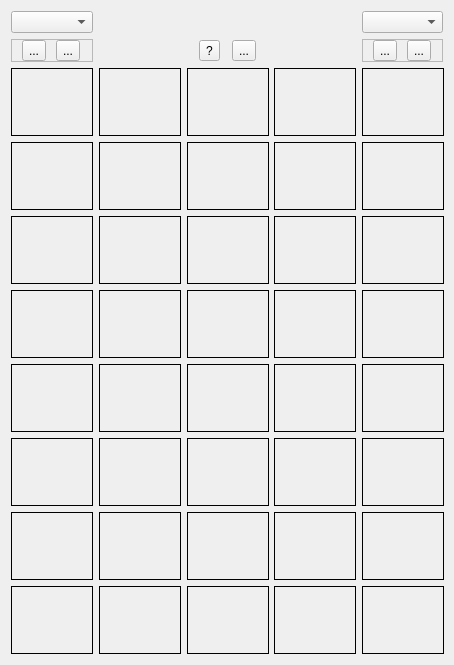
<?xml version="1.0" encoding="UTF-8"?>
<ui version="4.0">
 <class>MutationWidget</class>
 <widget class="QWidget" name="MutationWidget">
  <property name="geometry">
   <rect>
    <x>0</x>
    <y>0</y>
    <width>454</width>
    <height>666</height>
   </rect>
  </property>
  <property name="windowTitle">
   <string>Mutations</string>
  </property>
  <layout class="QGridLayout" name="gridLayout">
   <property name="sizeConstraint">
    <enum>QLayout::SetMaximumSize</enum>
   </property>
   <item row="2" column="0">
    <widget class="MutationPreviewWidget" name="label_a1">
     <property name="sizePolicy">
      <sizepolicy hsizetype="Fixed" vsizetype="Fixed">
       <horstretch>0</horstretch>
       <verstretch>0</verstretch>
      </sizepolicy>
     </property>
     <property name="minimumSize">
      <size>
       <width>82</width>
       <height>68</height>
      </size>
     </property>
     <property name="maximumSize">
      <size>
       <width>82</width>
       <height>68</height>
      </size>
     </property>
     <property name="acceptDrops">
      <bool>true</bool>
     </property>
     <property name="frameShape">
      <enum>QFrame::Box</enum>
     </property>
     <property name="text">
      <string/>
     </property>
    </widget>
   </item>
   <item row="2" column="1">
    <widget class="MutationPreviewWidget" name="label_c11">
     <property name="sizePolicy">
      <sizepolicy hsizetype="Fixed" vsizetype="Fixed">
       <horstretch>0</horstretch>
       <verstretch>0</verstretch>
      </sizepolicy>
     </property>
     <property name="minimumSize">
      <size>
       <width>82</width>
       <height>68</height>
      </size>
     </property>
     <property name="maximumSize">
      <size>
       <width>82</width>
       <height>68</height>
      </size>
     </property>
     <property name="frameShape">
      <enum>QFrame::Box</enum>
     </property>
     <property name="text">
      <string/>
     </property>
    </widget>
   </item>
   <item row="2" column="2">
    <widget class="MutationPreviewWidget" name="label_c12">
     <property name="sizePolicy">
      <sizepolicy hsizetype="Fixed" vsizetype="Fixed">
       <horstretch>0</horstretch>
       <verstretch>0</verstretch>
      </sizepolicy>
     </property>
     <property name="minimumSize">
      <size>
       <width>82</width>
       <height>68</height>
      </size>
     </property>
     <property name="maximumSize">
      <size>
       <width>82</width>
       <height>68</height>
      </size>
     </property>
     <property name="frameShape">
      <enum>QFrame::Box</enum>
     </property>
     <property name="text">
      <string/>
     </property>
    </widget>
   </item>
   <item row="2" column="3">
    <widget class="MutationPreviewWidget" name="label_c13">
     <property name="sizePolicy">
      <sizepolicy hsizetype="Fixed" vsizetype="Fixed">
       <horstretch>0</horstretch>
       <verstretch>0</verstretch>
      </sizepolicy>
     </property>
     <property name="minimumSize">
      <size>
       <width>82</width>
       <height>68</height>
      </size>
     </property>
     <property name="maximumSize">
      <size>
       <width>82</width>
       <height>68</height>
      </size>
     </property>
     <property name="frameShape">
      <enum>QFrame::Box</enum>
     </property>
     <property name="text">
      <string/>
     </property>
    </widget>
   </item>
   <item row="2" column="4">
    <widget class="MutationPreviewWidget" name="label_b1">
     <property name="sizePolicy">
      <sizepolicy hsizetype="Fixed" vsizetype="Fixed">
       <horstretch>0</horstretch>
       <verstretch>0</verstretch>
      </sizepolicy>
     </property>
     <property name="minimumSize">
      <size>
       <width>82</width>
       <height>68</height>
      </size>
     </property>
     <property name="maximumSize">
      <size>
       <width>82</width>
       <height>68</height>
      </size>
     </property>
     <property name="acceptDrops">
      <bool>true</bool>
     </property>
     <property name="frameShape">
      <enum>QFrame::Box</enum>
     </property>
     <property name="text">
      <string/>
     </property>
    </widget>
   </item>
   <item row="3" column="0">
    <widget class="MutationPreviewWidget" name="label_a2">
     <property name="sizePolicy">
      <sizepolicy hsizetype="Fixed" vsizetype="Fixed">
       <horstretch>0</horstretch>
       <verstretch>0</verstretch>
      </sizepolicy>
     </property>
     <property name="minimumSize">
      <size>
       <width>82</width>
       <height>68</height>
      </size>
     </property>
     <property name="maximumSize">
      <size>
       <width>82</width>
       <height>68</height>
      </size>
     </property>
     <property name="frameShape">
      <enum>QFrame::Box</enum>
     </property>
     <property name="text">
      <string/>
     </property>
    </widget>
   </item>
   <item row="3" column="1">
    <widget class="MutationPreviewWidget" name="label_c21">
     <property name="sizePolicy">
      <sizepolicy hsizetype="Fixed" vsizetype="Fixed">
       <horstretch>0</horstretch>
       <verstretch>0</verstretch>
      </sizepolicy>
     </property>
     <property name="minimumSize">
      <size>
       <width>82</width>
       <height>68</height>
      </size>
     </property>
     <property name="maximumSize">
      <size>
       <width>82</width>
       <height>68</height>
      </size>
     </property>
     <property name="frameShape">
      <enum>QFrame::Box</enum>
     </property>
     <property name="text">
      <string/>
     </property>
    </widget>
   </item>
   <item row="3" column="2">
    <widget class="MutationPreviewWidget" name="label_c22">
     <property name="sizePolicy">
      <sizepolicy hsizetype="Fixed" vsizetype="Fixed">
       <horstretch>0</horstretch>
       <verstretch>0</verstretch>
      </sizepolicy>
     </property>
     <property name="minimumSize">
      <size>
       <width>82</width>
       <height>68</height>
      </size>
     </property>
     <property name="maximumSize">
      <size>
       <width>82</width>
       <height>68</height>
      </size>
     </property>
     <property name="frameShape">
      <enum>QFrame::Box</enum>
     </property>
     <property name="text">
      <string/>
     </property>
    </widget>
   </item>
   <item row="3" column="3">
    <widget class="MutationPreviewWidget" name="label_c23">
     <property name="sizePolicy">
      <sizepolicy hsizetype="Fixed" vsizetype="Fixed">
       <horstretch>0</horstretch>
       <verstretch>0</verstretch>
      </sizepolicy>
     </property>
     <property name="minimumSize">
      <size>
       <width>82</width>
       <height>68</height>
      </size>
     </property>
     <property name="maximumSize">
      <size>
       <width>82</width>
       <height>68</height>
      </size>
     </property>
     <property name="frameShape">
      <enum>QFrame::Box</enum>
     </property>
     <property name="text">
      <string/>
     </property>
    </widget>
   </item>
   <item row="3" column="4">
    <widget class="MutationPreviewWidget" name="label_b2">
     <property name="sizePolicy">
      <sizepolicy hsizetype="Fixed" vsizetype="Fixed">
       <horstretch>0</horstretch>
       <verstretch>0</verstretch>
      </sizepolicy>
     </property>
     <property name="minimumSize">
      <size>
       <width>82</width>
       <height>68</height>
      </size>
     </property>
     <property name="maximumSize">
      <size>
       <width>82</width>
       <height>68</height>
      </size>
     </property>
     <property name="frameShape">
      <enum>QFrame::Box</enum>
     </property>
     <property name="text">
      <string/>
     </property>
    </widget>
   </item>
   <item row="4" column="0">
    <widget class="MutationPreviewWidget" name="label_a3">
     <property name="sizePolicy">
      <sizepolicy hsizetype="Fixed" vsizetype="Fixed">
       <horstretch>0</horstretch>
       <verstretch>0</verstretch>
      </sizepolicy>
     </property>
     <property name="minimumSize">
      <size>
       <width>82</width>
       <height>68</height>
      </size>
     </property>
     <property name="maximumSize">
      <size>
       <width>82</width>
       <height>68</height>
      </size>
     </property>
     <property name="frameShape">
      <enum>QFrame::Box</enum>
     </property>
     <property name="text">
      <string/>
     </property>
    </widget>
   </item>
   <item row="4" column="1">
    <widget class="MutationPreviewWidget" name="label_c31">
     <property name="sizePolicy">
      <sizepolicy hsizetype="Fixed" vsizetype="Fixed">
       <horstretch>0</horstretch>
       <verstretch>0</verstretch>
      </sizepolicy>
     </property>
     <property name="minimumSize">
      <size>
       <width>82</width>
       <height>68</height>
      </size>
     </property>
     <property name="maximumSize">
      <size>
       <width>82</width>
       <height>68</height>
      </size>
     </property>
     <property name="frameShape">
      <enum>QFrame::Box</enum>
     </property>
     <property name="text">
      <string/>
     </property>
    </widget>
   </item>
   <item row="4" column="2">
    <widget class="MutationPreviewWidget" name="label_c32">
     <property name="sizePolicy">
      <sizepolicy hsizetype="Fixed" vsizetype="Fixed">
       <horstretch>0</horstretch>
       <verstretch>0</verstretch>
      </sizepolicy>
     </property>
     <property name="minimumSize">
      <size>
       <width>82</width>
       <height>68</height>
      </size>
     </property>
     <property name="maximumSize">
      <size>
       <width>82</width>
       <height>68</height>
      </size>
     </property>
     <property name="frameShape">
      <enum>QFrame::Box</enum>
     </property>
     <property name="text">
      <string/>
     </property>
    </widget>
   </item>
   <item row="4" column="3">
    <widget class="MutationPreviewWidget" name="label_c33">
     <property name="sizePolicy">
      <sizepolicy hsizetype="Fixed" vsizetype="Fixed">
       <horstretch>0</horstretch>
       <verstretch>0</verstretch>
      </sizepolicy>
     </property>
     <property name="minimumSize">
      <size>
       <width>82</width>
       <height>68</height>
      </size>
     </property>
     <property name="maximumSize">
      <size>
       <width>82</width>
       <height>68</height>
      </size>
     </property>
     <property name="frameShape">
      <enum>QFrame::Box</enum>
     </property>
     <property name="text">
      <string/>
     </property>
    </widget>
   </item>
   <item row="4" column="4">
    <widget class="MutationPreviewWidget" name="label_b3">
     <property name="sizePolicy">
      <sizepolicy hsizetype="Fixed" vsizetype="Fixed">
       <horstretch>0</horstretch>
       <verstretch>0</verstretch>
      </sizepolicy>
     </property>
     <property name="minimumSize">
      <size>
       <width>82</width>
       <height>68</height>
      </size>
     </property>
     <property name="maximumSize">
      <size>
       <width>82</width>
       <height>68</height>
      </size>
     </property>
     <property name="frameShape">
      <enum>QFrame::Box</enum>
     </property>
     <property name="text">
      <string/>
     </property>
    </widget>
   </item>
   <item row="5" column="0">
    <widget class="MutationPreviewWidget" name="label_a4">
     <property name="sizePolicy">
      <sizepolicy hsizetype="Fixed" vsizetype="Fixed">
       <horstretch>0</horstretch>
       <verstretch>0</verstretch>
      </sizepolicy>
     </property>
     <property name="minimumSize">
      <size>
       <width>82</width>
       <height>68</height>
      </size>
     </property>
     <property name="maximumSize">
      <size>
       <width>82</width>
       <height>68</height>
      </size>
     </property>
     <property name="frameShape">
      <enum>QFrame::Box</enum>
     </property>
     <property name="text">
      <string/>
     </property>
    </widget>
   </item>
   <item row="5" column="1">
    <widget class="MutationPreviewWidget" name="label_c41">
     <property name="sizePolicy">
      <sizepolicy hsizetype="Fixed" vsizetype="Fixed">
       <horstretch>0</horstretch>
       <verstretch>0</verstretch>
      </sizepolicy>
     </property>
     <property name="minimumSize">
      <size>
       <width>82</width>
       <height>68</height>
      </size>
     </property>
     <property name="maximumSize">
      <size>
       <width>82</width>
       <height>68</height>
      </size>
     </property>
     <property name="frameShape">
      <enum>QFrame::Box</enum>
     </property>
     <property name="text">
      <string/>
     </property>
    </widget>
   </item>
   <item row="5" column="2">
    <widget class="MutationPreviewWidget" name="label_c42">
     <property name="sizePolicy">
      <sizepolicy hsizetype="Fixed" vsizetype="Fixed">
       <horstretch>0</horstretch>
       <verstretch>0</verstretch>
      </sizepolicy>
     </property>
     <property name="minimumSize">
      <size>
       <width>82</width>
       <height>68</height>
      </size>
     </property>
     <property name="maximumSize">
      <size>
       <width>82</width>
       <height>68</height>
      </size>
     </property>
     <property name="frameShape">
      <enum>QFrame::Box</enum>
     </property>
     <property name="text">
      <string/>
     </property>
    </widget>
   </item>
   <item row="5" column="3">
    <widget class="MutationPreviewWidget" name="label_c43">
     <property name="sizePolicy">
      <sizepolicy hsizetype="Fixed" vsizetype="Fixed">
       <horstretch>0</horstretch>
       <verstretch>0</verstretch>
      </sizepolicy>
     </property>
     <property name="minimumSize">
      <size>
       <width>82</width>
       <height>68</height>
      </size>
     </property>
     <property name="maximumSize">
      <size>
       <width>82</width>
       <height>68</height>
      </size>
     </property>
     <property name="frameShape">
      <enum>QFrame::Box</enum>
     </property>
     <property name="text">
      <string/>
     </property>
    </widget>
   </item>
   <item row="5" column="4">
    <widget class="MutationPreviewWidget" name="label_b4">
     <property name="sizePolicy">
      <sizepolicy hsizetype="Fixed" vsizetype="Fixed">
       <horstretch>0</horstretch>
       <verstretch>0</verstretch>
      </sizepolicy>
     </property>
     <property name="minimumSize">
      <size>
       <width>82</width>
       <height>68</height>
      </size>
     </property>
     <property name="maximumSize">
      <size>
       <width>82</width>
       <height>68</height>
      </size>
     </property>
     <property name="frameShape">
      <enum>QFrame::Box</enum>
     </property>
     <property name="text">
      <string/>
     </property>
    </widget>
   </item>
   <item row="6" column="0">
    <widget class="MutationPreviewWidget" name="label_a5">
     <property name="sizePolicy">
      <sizepolicy hsizetype="Fixed" vsizetype="Fixed">
       <horstretch>0</horstretch>
       <verstretch>0</verstretch>
      </sizepolicy>
     </property>
     <property name="minimumSize">
      <size>
       <width>82</width>
       <height>68</height>
      </size>
     </property>
     <property name="maximumSize">
      <size>
       <width>82</width>
       <height>68</height>
      </size>
     </property>
     <property name="frameShape">
      <enum>QFrame::Box</enum>
     </property>
     <property name="text">
      <string/>
     </property>
    </widget>
   </item>
   <item row="6" column="1">
    <widget class="MutationPreviewWidget" name="label_c51">
     <property name="sizePolicy">
      <sizepolicy hsizetype="Fixed" vsizetype="Fixed">
       <horstretch>0</horstretch>
       <verstretch>0</verstretch>
      </sizepolicy>
     </property>
     <property name="minimumSize">
      <size>
       <width>82</width>
       <height>68</height>
      </size>
     </property>
     <property name="maximumSize">
      <size>
       <width>82</width>
       <height>68</height>
      </size>
     </property>
     <property name="frameShape">
      <enum>QFrame::Box</enum>
     </property>
     <property name="text">
      <string/>
     </property>
    </widget>
   </item>
   <item row="6" column="2">
    <widget class="MutationPreviewWidget" name="label_c52">
     <property name="sizePolicy">
      <sizepolicy hsizetype="Fixed" vsizetype="Fixed">
       <horstretch>0</horstretch>
       <verstretch>0</verstretch>
      </sizepolicy>
     </property>
     <property name="minimumSize">
      <size>
       <width>82</width>
       <height>68</height>
      </size>
     </property>
     <property name="maximumSize">
      <size>
       <width>82</width>
       <height>68</height>
      </size>
     </property>
     <property name="frameShape">
      <enum>QFrame::Box</enum>
     </property>
     <property name="text">
      <string/>
     </property>
    </widget>
   </item>
   <item row="6" column="3">
    <widget class="MutationPreviewWidget" name="label_c53">
     <property name="sizePolicy">
      <sizepolicy hsizetype="Fixed" vsizetype="Fixed">
       <horstretch>0</horstretch>
       <verstretch>0</verstretch>
      </sizepolicy>
     </property>
     <property name="minimumSize">
      <size>
       <width>82</width>
       <height>68</height>
      </size>
     </property>
     <property name="maximumSize">
      <size>
       <width>82</width>
       <height>68</height>
      </size>
     </property>
     <property name="frameShape">
      <enum>QFrame::Box</enum>
     </property>
     <property name="text">
      <string/>
     </property>
    </widget>
   </item>
   <item row="6" column="4">
    <widget class="MutationPreviewWidget" name="label_b5">
     <property name="sizePolicy">
      <sizepolicy hsizetype="Fixed" vsizetype="Fixed">
       <horstretch>0</horstretch>
       <verstretch>0</verstretch>
      </sizepolicy>
     </property>
     <property name="minimumSize">
      <size>
       <width>82</width>
       <height>68</height>
      </size>
     </property>
     <property name="maximumSize">
      <size>
       <width>82</width>
       <height>68</height>
      </size>
     </property>
     <property name="frameShape">
      <enum>QFrame::Box</enum>
     </property>
     <property name="text">
      <string/>
     </property>
    </widget>
   </item>
   <item row="7" column="0">
    <widget class="MutationPreviewWidget" name="label_a6">
     <property name="sizePolicy">
      <sizepolicy hsizetype="Fixed" vsizetype="Fixed">
       <horstretch>0</horstretch>
       <verstretch>0</verstretch>
      </sizepolicy>
     </property>
     <property name="minimumSize">
      <size>
       <width>82</width>
       <height>68</height>
      </size>
     </property>
     <property name="maximumSize">
      <size>
       <width>82</width>
       <height>68</height>
      </size>
     </property>
     <property name="frameShape">
      <enum>QFrame::Box</enum>
     </property>
     <property name="text">
      <string/>
     </property>
    </widget>
   </item>
   <item row="7" column="1">
    <widget class="MutationPreviewWidget" name="label_c61">
     <property name="sizePolicy">
      <sizepolicy hsizetype="Fixed" vsizetype="Fixed">
       <horstretch>0</horstretch>
       <verstretch>0</verstretch>
      </sizepolicy>
     </property>
     <property name="minimumSize">
      <size>
       <width>82</width>
       <height>68</height>
      </size>
     </property>
     <property name="maximumSize">
      <size>
       <width>82</width>
       <height>68</height>
      </size>
     </property>
     <property name="frameShape">
      <enum>QFrame::Box</enum>
     </property>
     <property name="text">
      <string/>
     </property>
    </widget>
   </item>
   <item row="7" column="2">
    <widget class="MutationPreviewWidget" name="label_c62">
     <property name="sizePolicy">
      <sizepolicy hsizetype="Fixed" vsizetype="Fixed">
       <horstretch>0</horstretch>
       <verstretch>0</verstretch>
      </sizepolicy>
     </property>
     <property name="minimumSize">
      <size>
       <width>82</width>
       <height>68</height>
      </size>
     </property>
     <property name="maximumSize">
      <size>
       <width>82</width>
       <height>68</height>
      </size>
     </property>
     <property name="frameShape">
      <enum>QFrame::Box</enum>
     </property>
     <property name="text">
      <string/>
     </property>
    </widget>
   </item>
   <item row="7" column="3">
    <widget class="MutationPreviewWidget" name="label_c63">
     <property name="sizePolicy">
      <sizepolicy hsizetype="Fixed" vsizetype="Fixed">
       <horstretch>0</horstretch>
       <verstretch>0</verstretch>
      </sizepolicy>
     </property>
     <property name="minimumSize">
      <size>
       <width>82</width>
       <height>68</height>
      </size>
     </property>
     <property name="maximumSize">
      <size>
       <width>82</width>
       <height>68</height>
      </size>
     </property>
     <property name="frameShape">
      <enum>QFrame::Box</enum>
     </property>
     <property name="text">
      <string/>
     </property>
    </widget>
   </item>
   <item row="7" column="4">
    <widget class="MutationPreviewWidget" name="label_b6">
     <property name="sizePolicy">
      <sizepolicy hsizetype="Fixed" vsizetype="Fixed">
       <horstretch>0</horstretch>
       <verstretch>0</verstretch>
      </sizepolicy>
     </property>
     <property name="minimumSize">
      <size>
       <width>82</width>
       <height>68</height>
      </size>
     </property>
     <property name="maximumSize">
      <size>
       <width>82</width>
       <height>68</height>
      </size>
     </property>
     <property name="frameShape">
      <enum>QFrame::Box</enum>
     </property>
     <property name="text">
      <string/>
     </property>
    </widget>
   </item>
   <item row="8" column="0">
    <widget class="MutationPreviewWidget" name="label_a7">
     <property name="sizePolicy">
      <sizepolicy hsizetype="Fixed" vsizetype="Fixed">
       <horstretch>0</horstretch>
       <verstretch>0</verstretch>
      </sizepolicy>
     </property>
     <property name="minimumSize">
      <size>
       <width>82</width>
       <height>68</height>
      </size>
     </property>
     <property name="maximumSize">
      <size>
       <width>82</width>
       <height>68</height>
      </size>
     </property>
     <property name="frameShape">
      <enum>QFrame::Box</enum>
     </property>
     <property name="text">
      <string/>
     </property>
    </widget>
   </item>
   <item row="8" column="1">
    <widget class="MutationPreviewWidget" name="label_c71">
     <property name="sizePolicy">
      <sizepolicy hsizetype="Fixed" vsizetype="Fixed">
       <horstretch>0</horstretch>
       <verstretch>0</verstretch>
      </sizepolicy>
     </property>
     <property name="minimumSize">
      <size>
       <width>82</width>
       <height>68</height>
      </size>
     </property>
     <property name="maximumSize">
      <size>
       <width>82</width>
       <height>68</height>
      </size>
     </property>
     <property name="frameShape">
      <enum>QFrame::Box</enum>
     </property>
     <property name="text">
      <string/>
     </property>
    </widget>
   </item>
   <item row="8" column="2">
    <widget class="MutationPreviewWidget" name="label_c72">
     <property name="sizePolicy">
      <sizepolicy hsizetype="Fixed" vsizetype="Fixed">
       <horstretch>0</horstretch>
       <verstretch>0</verstretch>
      </sizepolicy>
     </property>
     <property name="minimumSize">
      <size>
       <width>82</width>
       <height>68</height>
      </size>
     </property>
     <property name="maximumSize">
      <size>
       <width>82</width>
       <height>68</height>
      </size>
     </property>
     <property name="frameShape">
      <enum>QFrame::Box</enum>
     </property>
     <property name="text">
      <string/>
     </property>
    </widget>
   </item>
   <item row="8" column="3">
    <widget class="MutationPreviewWidget" name="label_c73">
     <property name="sizePolicy">
      <sizepolicy hsizetype="Fixed" vsizetype="Fixed">
       <horstretch>0</horstretch>
       <verstretch>0</verstretch>
      </sizepolicy>
     </property>
     <property name="minimumSize">
      <size>
       <width>82</width>
       <height>68</height>
      </size>
     </property>
     <property name="maximumSize">
      <size>
       <width>82</width>
       <height>68</height>
      </size>
     </property>
     <property name="frameShape">
      <enum>QFrame::Box</enum>
     </property>
     <property name="text">
      <string/>
     </property>
    </widget>
   </item>
   <item row="8" column="4">
    <widget class="MutationPreviewWidget" name="label_b7">
     <property name="sizePolicy">
      <sizepolicy hsizetype="Fixed" vsizetype="Fixed">
       <horstretch>0</horstretch>
       <verstretch>0</verstretch>
      </sizepolicy>
     </property>
     <property name="minimumSize">
      <size>
       <width>82</width>
       <height>68</height>
      </size>
     </property>
     <property name="maximumSize">
      <size>
       <width>82</width>
       <height>68</height>
      </size>
     </property>
     <property name="frameShape">
      <enum>QFrame::Box</enum>
     </property>
     <property name="text">
      <string/>
     </property>
    </widget>
   </item>
   <item row="9" column="0">
    <widget class="MutationPreviewWidget" name="label_a8">
     <property name="sizePolicy">
      <sizepolicy hsizetype="Fixed" vsizetype="Fixed">
       <horstretch>0</horstretch>
       <verstretch>0</verstretch>
      </sizepolicy>
     </property>
     <property name="minimumSize">
      <size>
       <width>82</width>
       <height>68</height>
      </size>
     </property>
     <property name="maximumSize">
      <size>
       <width>82</width>
       <height>68</height>
      </size>
     </property>
     <property name="frameShape">
      <enum>QFrame::Box</enum>
     </property>
     <property name="text">
      <string/>
     </property>
    </widget>
   </item>
   <item row="9" column="1">
    <widget class="MutationPreviewWidget" name="label_c81">
     <property name="sizePolicy">
      <sizepolicy hsizetype="Fixed" vsizetype="Fixed">
       <horstretch>0</horstretch>
       <verstretch>0</verstretch>
      </sizepolicy>
     </property>
     <property name="minimumSize">
      <size>
       <width>82</width>
       <height>68</height>
      </size>
     </property>
     <property name="maximumSize">
      <size>
       <width>82</width>
       <height>68</height>
      </size>
     </property>
     <property name="frameShape">
      <enum>QFrame::Box</enum>
     </property>
     <property name="text">
      <string/>
     </property>
    </widget>
   </item>
   <item row="9" column="2">
    <widget class="MutationPreviewWidget" name="label_c82">
     <property name="sizePolicy">
      <sizepolicy hsizetype="Fixed" vsizetype="Fixed">
       <horstretch>0</horstretch>
       <verstretch>0</verstretch>
      </sizepolicy>
     </property>
     <property name="minimumSize">
      <size>
       <width>82</width>
       <height>68</height>
      </size>
     </property>
     <property name="maximumSize">
      <size>
       <width>82</width>
       <height>68</height>
      </size>
     </property>
     <property name="frameShape">
      <enum>QFrame::Box</enum>
     </property>
     <property name="text">
      <string/>
     </property>
    </widget>
   </item>
   <item row="9" column="3">
    <widget class="MutationPreviewWidget" name="label_c83">
     <property name="sizePolicy">
      <sizepolicy hsizetype="Fixed" vsizetype="Fixed">
       <horstretch>0</horstretch>
       <verstretch>0</verstretch>
      </sizepolicy>
     </property>
     <property name="minimumSize">
      <size>
       <width>82</width>
       <height>68</height>
      </size>
     </property>
     <property name="maximumSize">
      <size>
       <width>82</width>
       <height>68</height>
      </size>
     </property>
     <property name="frameShape">
      <enum>QFrame::Box</enum>
     </property>
     <property name="text">
      <string/>
     </property>
    </widget>
   </item>
   <item row="9" column="4">
    <widget class="MutationPreviewWidget" name="label_b8">
     <property name="sizePolicy">
      <sizepolicy hsizetype="Fixed" vsizetype="Fixed">
       <horstretch>0</horstretch>
       <verstretch>0</verstretch>
      </sizepolicy>
     </property>
     <property name="minimumSize">
      <size>
       <width>82</width>
       <height>68</height>
      </size>
     </property>
     <property name="maximumSize">
      <size>
       <width>82</width>
       <height>68</height>
      </size>
     </property>
     <property name="frameShape">
      <enum>QFrame::Box</enum>
     </property>
     <property name="text">
      <string/>
     </property>
    </widget>
   </item>
   <item row="0" column="0">
    <widget class="QComboBox" name="aComboBox"/>
   </item>
   <item row="0" column="4">
    <widget class="QComboBox" name="bComboBox"/>
   </item>
   <item row="1" column="4">
    <widget class="QFrame" name="frame_3">
     <property name="sizePolicy">
      <sizepolicy hsizetype="Preferred" vsizetype="Maximum">
       <horstretch>0</horstretch>
       <verstretch>0</verstretch>
      </sizepolicy>
     </property>
     <property name="frameShape">
      <enum>QFrame::StyledPanel</enum>
     </property>
     <property name="frameShadow">
      <enum>QFrame::Raised</enum>
     </property>
     <layout class="QHBoxLayout" name="horizontalLayout_3">
      <property name="spacing">
       <number>0</number>
      </property>
      <property name="margin">
       <number>0</number>
      </property>
      <item>
       <widget class="QToolButton" name="bUpButton">
        <property name="text">
         <string>...</string>
        </property>
        <property name="icon">
         <iconset resource="../qosmic.qrc">
          <normaloff>:/icons/silk/bullet_arrow_up.xpm</normaloff>:/icons/silk/bullet_arrow_up.xpm</iconset>
        </property>
       </widget>
      </item>
      <item>
       <widget class="QToolButton" name="bDownButton">
        <property name="text">
         <string>...</string>
        </property>
        <property name="icon">
         <iconset resource="../qosmic.qrc">
          <normaloff>:/icons/silk/bullet_arrow_down.xpm</normaloff>:/icons/silk/bullet_arrow_down.xpm</iconset>
        </property>
       </widget>
      </item>
     </layout>
    </widget>
   </item>
   <item row="1" column="2">
    <widget class="QFrame" name="frame">
     <property name="frameShape">
      <enum>QFrame::Box</enum>
     </property>
     <property name="lineWidth">
      <number>0</number>
     </property>
     <layout class="QHBoxLayout" name="horizontalLayout">
      <property name="spacing">
       <number>0</number>
      </property>
      <property name="margin">
       <number>0</number>
      </property>
      <item>
       <widget class="QToolButton" name="configButton">
        <property name="toolTip">
         <string>configure</string>
        </property>
        <property name="text">
         <string>?</string>
        </property>
        <property name="icon">
         <iconset resource="../qosmic.qrc">
          <normaloff>:/icons/silk/bullet_wrench.xpm</normaloff>:/icons/silk/bullet_wrench.xpm</iconset>
        </property>
       </widget>
      </item>
      <item>
       <widget class="QToolButton" name="regenButton">
        <property name="toolTip">
         <string>regenerate</string>
        </property>
        <property name="text">
         <string>...</string>
        </property>
        <property name="icon">
         <iconset resource="../qosmic.qrc">
          <normaloff>:/icons/silk/arrow_refresh.xpm</normaloff>:/icons/silk/arrow_refresh.xpm</iconset>
        </property>
       </widget>
      </item>
     </layout>
    </widget>
   </item>
   <item row="1" column="0">
    <widget class="QFrame" name="frame_2">
     <property name="sizePolicy">
      <sizepolicy hsizetype="Preferred" vsizetype="Maximum">
       <horstretch>0</horstretch>
       <verstretch>0</verstretch>
      </sizepolicy>
     </property>
     <property name="frameShape">
      <enum>QFrame::StyledPanel</enum>
     </property>
     <property name="frameShadow">
      <enum>QFrame::Raised</enum>
     </property>
     <layout class="QHBoxLayout" name="horizontalLayout_2">
      <property name="spacing">
       <number>0</number>
      </property>
      <property name="margin">
       <number>0</number>
      </property>
      <item>
       <widget class="QToolButton" name="aUpButton">
        <property name="text">
         <string>...</string>
        </property>
        <property name="icon">
         <iconset resource="../qosmic.qrc">
          <normaloff>:/icons/silk/bullet_arrow_up.xpm</normaloff>:/icons/silk/bullet_arrow_up.xpm</iconset>
        </property>
       </widget>
      </item>
      <item>
       <widget class="QToolButton" name="aDownButton">
        <property name="text">
         <string>...</string>
        </property>
        <property name="icon">
         <iconset resource="../qosmic.qrc">
          <normaloff>:/icons/silk/bullet_arrow_down.xpm</normaloff>:/icons/silk/bullet_arrow_down.xpm</iconset>
        </property>
       </widget>
      </item>
     </layout>
    </widget>
   </item>
  </layout>
 </widget>
 <customwidgets>
  <customwidget>
   <class>MutationPreviewWidget</class>
   <extends>QLabel</extends>
   <header>mutationwidget.h</header>
  </customwidget>
 </customwidgets>
 <resources>
  <include location="../qosmic.qrc"/>
 </resources>
 <connections/>
</ui>
